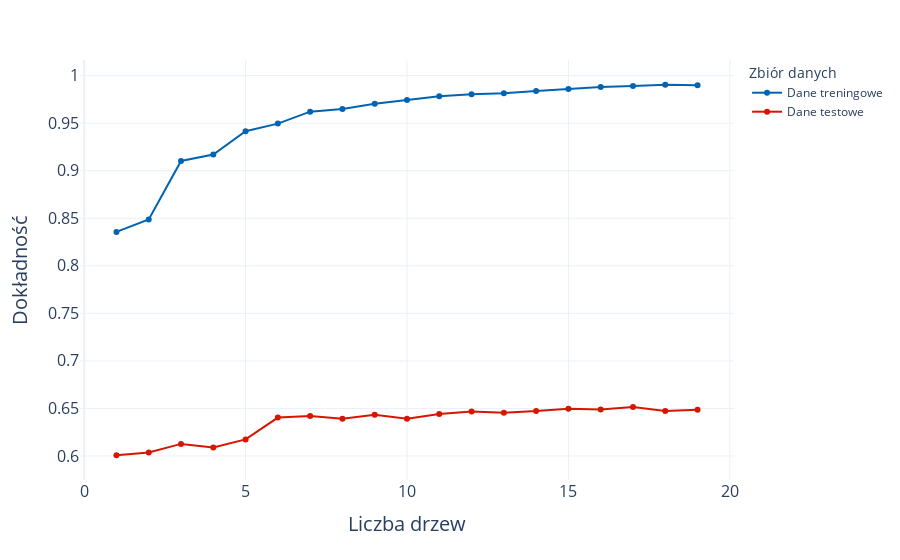

Here is the notebook cell this chart was saved with:
### Code cell
train_test_plot(n_estimators_values, ma_rf_train, ma_rf_test, "Liczba drzew", "n_estimators_forest")

### Figure 1 — Plotly figure (JSON) as saved in the notebook; plotly's stock layout.template omitted (floating-point values rounded to 4 significant figures)
{"data": [{"hovertemplate": "Zbiór danych=Dane treningowe<br>depth=%{x}<br>value=%{y}<extra></extra>", "legendgroup": "Dane treningowe", "line": {"color": "#0064B2", "dash": "solid", "shape": "linear"}, "marker": {"symbol": "circle"}, "mode": "lines+markers", "name": "Dane treningowe", "orientation": "v", "showlegend": true, "type": "scatter", "x": [1, 2, 3, 4, 5, 6, 7, 8, 9, 10, 11, 12, 13, 14, 15, 16, 17, 18, 19], "xaxis": "x", "y": [0.8356, 0.8486, 0.9102, 0.917, 0.9415, 0.9495, 0.9621, 0.9648, 0.9705, 0.9744, 0.9784, 0.9804, 0.9816, 0.9837, 0.9861, 0.9881, 0.9891, 0.9904, 0.9899], "yaxis": "y"}, {"hovertemplate": "Zbiór danych=Dane testowe<br>depth=%{x}<br>value=%{y}<extra></extra>", "legendgroup": "Dane testowe", "line": {"color": "#D61600", "dash": "solid", "shape": "linear"}, "marker": {"symbol": "circle"}, "mode": "lines+markers", "name": "Dane testowe", "orientation": "v", "showlegend": true, "type": "scatter", "x": [1, 2, 3, 4, 5, 6, 7, 8, 9, 10, 11, 12, 13, 14, 15, 16, 17, 18, 19], "xaxis": "x", "y": [0.6008, 0.6037, 0.6127, 0.6089, 0.6174, 0.6404, 0.6421, 0.6391, 0.6434, 0.6391, 0.6442, 0.6468, 0.6455, 0.6472, 0.6498, 0.6489, 0.6514, 0.6472, 0.6485], "yaxis": "y"}], "layout": {"legend": {"title": {"text": "Zbiór danych"}, "tracegroupgap": 0}, "margin": {"t": 60}, "showlegend": true, "xaxis": {"anchor": "y", "domain": [0, 1], "tickfont": {"size": 16}, "title": {"font": {"size": 20}, "text": "Liczba drzew"}}, "yaxis": {"anchor": "x", "domain": [0, 1], "tickfont": {"size": 16}, "title": {"font": {"size": 20}, "text": "Dokładność"}}}}
